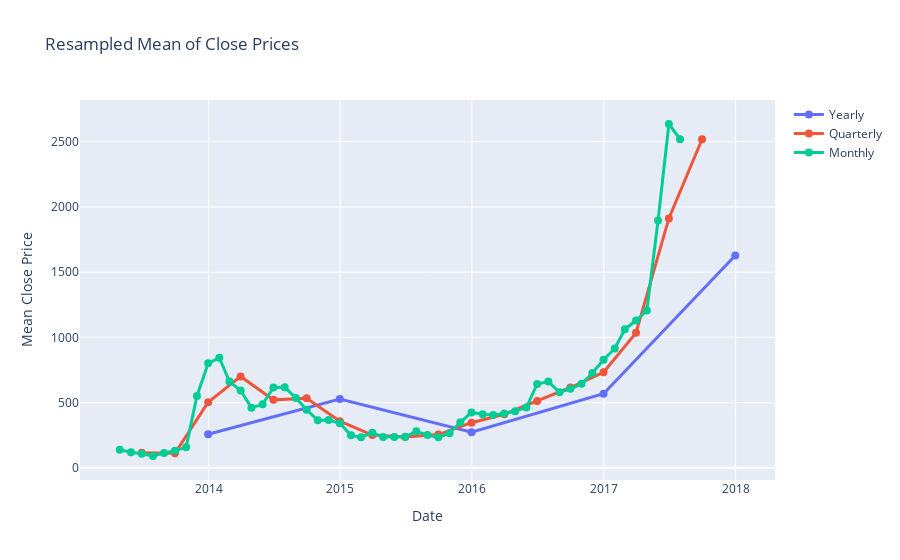

Notebook source saved alongside this figure:
### Markdown cell above
# 6.. Analyse closing Price on Yearly , Quarterly , monthly basis !

### Code cell
import plotly.graph_objects as go

fig = go.Figure()

# Yearly resampled mean
fig.add_trace(go.Scatter(x=data.resample('Y')['Close'].mean().index, y=data.resample('Y')['Close'].mean(),
                         name='Yearly', mode='lines+markers', line=dict(width=2), marker=dict(size=6)))

# Quarterly resampled mean
fig.add_trace(go.Scatter(x=data.resample('Q')['Close'].mean().index, y=data.resample('Q')['Close'].mean(),
                         name='Quarterly', mode='lines+markers', line=dict(width=2), marker=dict(size=6)))

# Monthly resampled mean
fig.add_trace(go.Scatter(x=data.resample('M')['Close'].mean().index, y=data.resample('M')['Close'].mean(),
                         name='Monthly', mode='lines+markers', line=dict(width=2), marker=dict(size=6)))

# Update line width and marker size for all traces
fig.update_traces(
    line=dict(width=3),       # Increase line width to 3
    marker=dict(size=8)       # Increase marker size to 8
)

fig.update_layout(
    title='Resampled Mean of Close Prices',   # Set the title of the figure
    xaxis_title='Date',                       # Set the title of the x-axis
    yaxis_title='Mean Close Price',            # Set the title of the y-axis
    hovermode="x unified"                      # Enable x-axis hover data for all traces
)

fig.show()

### Figure 1 — Plotly figure (JSON) as saved in the notebook; plotly's stock layout.template omitted (floating-point values rounded to 4 significant figures)
{"data": [{"line": {"width": 3}, "marker": {"size": 8}, "mode": "lines+markers", "name": "Yearly", "type": "scatter", "x": ["2013-12-31T00:00:00", "2014-12-31T00:00:00", "2015-12-31T00:00:00", "2016-12-31T00:00:00", "2017-12-31T00:00:00"], "y": [257.5, 527.2, 272.5, 568.5, 1629.0]}, {"line": {"width": 3}, "marker": {"size": 8}, "mode": "lines+markers", "name": "Quarterly", "type": "scatter", "x": ["2013-06-30T00:00:00", "2013-09-30T00:00:00", "2013-12-31T00:00:00", "2014-03-31T00:00:00", "2014-06-30T00:00:00", "2014-09-30T00:00:00", "2014-12-31T00:00:00", "2015-03-31T00:00:00", "2015-06-30T00:00:00", "2015-09-30T00:00:00", "2015-12-31T00:00:00", "2016-03-31T00:00:00", "2016-06-30T00:00:00", "2016-09-30T00:00:00", "2016-12-31T00:00:00", "2017-03-31T00:00:00", "2017-06-30T00:00:00", "2017-09-30T00:00:00"], "y": [115.2, 111.3, 502.7, 700.6, 520.9, 534.1, 357.1, 251.2, 236.9, 254.9, 346.0, 410.7, 512.5, 615.7, 732.7, 1035.0, 1913.0, 2519.0]}, {"line": {"width": 3}, "marker": {"size": 8}, "mode": "lines+markers", "name": "Monthly", "type": "scatter", "x": ["2013-04-30T00:00:00", "2013-05-31T00:00:00", "2013-06-30T00:00:00", "2013-07-31T00:00:00", "2013-08-31T00:00:00", "2013-09-30T00:00:00", "2013-10-31T00:00:00", "2013-11-30T00:00:00", "2013-12-31T00:00:00", "2014-01-31T00:00:00", "2014-02-28T00:00:00", "2014-03-31T00:00:00", "2014-04-30T00:00:00", "2014-05-31T00:00:00", "2014-06-30T00:00:00", "2014-07-31T00:00:00", "2014-08-31T00:00:00", "2014-09-30T00:00:00", "2014-10-31T00:00:00", "2014-11-30T00:00:00", "2014-12-31T00:00:00", "2015-01-31T00:00:00", "2015-02-28T00:00:00", "2015-03-31T00:00:00", "2015-04-30T00:00:00", "2015-05-31T00:00:00", "2015-06-30T00:00:00", "2015-07-31T00:00:00", "2015-08-31T00:00:00", "2015-09-30T00:00:00", "2015-10-31T00:00:00", "2015-11-30T00:00:00", "2015-12-31T00:00:00", "2016-01-31T00:00:00", "2016-02-29T00:00:00", "2016-03-31T00:00:00", "2016-04-30T00:00:00", "2016-05-31T00:00:00", "2016-06-30T00:00:00", "2016-07-31T00:00:00", "2016-08-31T00:00:00", "2016-09-30T00:00:00", "2016-10-31T00:00:00", "2016-11-30T00:00:00", "2016-12-31T00:00:00", "2017-01-31T00:00:00", "2017-02-28T00:00:00", "2017-03-31T00:00:00", "2017-04-30T00:00:00", "2017-05-31T00:00:00", "2017-06-30T00:00:00", "2017-07-31T00:00:00"], "y": [139.2, 120.0, 107.8, 90.51, 113.9, 130.1, 158.3, 550.4, 800.8, 844.2, 661.6, 592.2, 461.4, 486.7, 615.9, 618.0, 536.1, 445.2, 364.1, 366.1, 341.3, 248.8, 234.2, 269.0, 235.5, 237.0, 238.1, 279.6, 250.7, 233.6, 264.9, 348.9, 424.5, 410.8, 404.4, 416.5, 434.3, 462.0, 642.9, 661.4, 579.6, 605.8, 643.5, 726.3, 828.1, 914.9, 1063.0, 1129.0, 1207.0, 1895.0, 2636.0, 2519.0]}], "layout": {"hovermode": "x unified", "title": {"text": "Resampled Mean of Close Prices"}, "xaxis": {"title": {"text": "Date"}}, "yaxis": {"title": {"text": "Mean Close Price"}}}}
